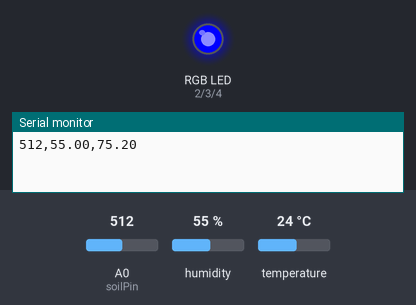
A sketch run on a simulated Arduino Uno, built with avr-gcc and run on an emulated ATmega328P. On the bench: an RGB LED mixed from three pins (HIGH = lit), the last lines printed to the serial monitor. Inputs (shaded band) come from the test bench; at power-on: humidity 55 %, A0 (soilPin) = 512, temperature 24 °C. Pins used as bus, display or sensor lines are not drawn.

Above: at 3.0 s.
3.1 s: humidity set to 42 %
5.7 s: humidity set to 39 %
At 7.1 s:
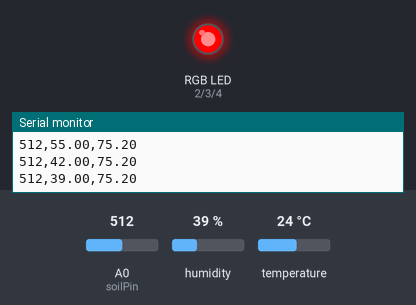
8.3 s: humidity set to 41 %
At 10.3 s:
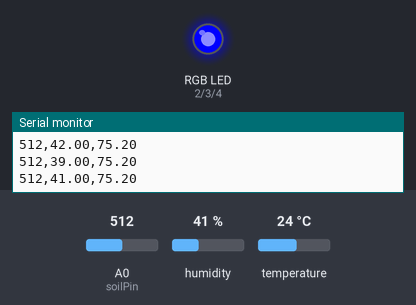
10.6 s: humidity set to 22 %
At 12.5 s:
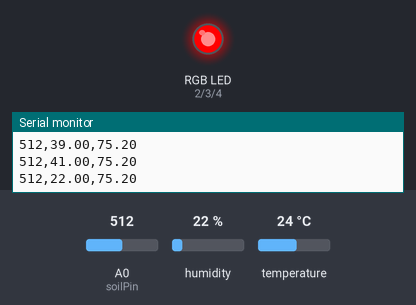
Timing chart, 0 to 14.0 s (numbered marks = the images above; inputs shaded):
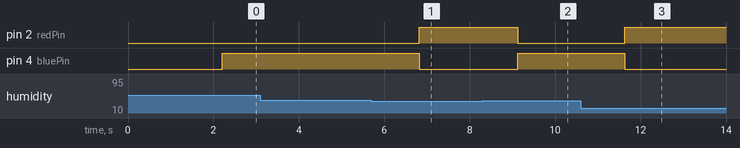

Measured:
- the behaviour switches between 41 and 40 % on humidity (found by bisection; images 0 and 1)
- after the input at 5.7 s, pin 2 (redPin): LOW → HIGH after 1.1 s; pin 4 (bluePin): HIGH → LOW after 1.1 s
- after the input at 8.3 s, pin 2 (redPin): HIGH → LOW after 0.83 s; pin 4 (bluePin): LOW → HIGH after 0.83 s
- after the input at 10.6 s, pin 2 (redPin): LOW → HIGH after 1.0 s; pin 4 (bluePin): HIGH → LOW after 1.0 s

The sketch:

humidity.ino
```cpp
#include <DHT.h>
#include <DHT_U.h>

//original code from https://www.makerguides.com/dht11-dht22-arduino-tutorial/
//polkadot plants prefer temperature between 70 & 80 and humidity above 50%)


// Include the libraries:
#include <Adafruit_Sensor.h>
// Set DHT pin:
#define DHTPIN 7
// Set DHT type
#define DHTTYPE DHT22   // DHT 22  (AM2302)

// Initialize DHT sensor
DHT dht = DHT(DHTPIN, DHTTYPE);
int val = 0; //value for storing moisture value
int soilPin = A0;//Declare a variable for the soil moisture sensor
int soilPower = 6;//Variable for Soil moisture Power
const int numReadings = 60;

int readings[numReadings];      // the readings from the analog input
int readIndex = 0;              // the index of the current reading
int total = 0;                  // the running total
int average = 0;                // the average

const int redPin = 2; // red led pin on ~D2
const int greenPin = 3; // green led pin on ~D3
const int bluePin = 4; // blue led pin on ~D4

unsigned long previousMillis = 0;
unsigned long myTime;
float humidity;
float t;
float f;
const long interval = 10000;   // milliseconds
void setup() {
  pinMode(redPin, OUTPUT);
  pinMode(greenPin, OUTPUT);
  pinMode(bluePin, OUTPUT);
  Serial.begin(9600);

  // Setup sensor:
  dht.begin();
  pinMode(soilPower, OUTPUT);//Set D7 as an OUTPUT
  digitalWrite(soilPower, LOW);//Set to LOW so no power is flowing through the sensor
  for (int thisReading = 0; thisReading < numReadings; thisReading++) {
    readings[thisReading] = 0;
  }
}

void loop() {
  // Wait a few seconds between measurements:
  delay(2000);

  unsigned long currentMillis = millis();

  //use millis so only call the soil moisture every 10 seconds (interval)
  if (currentMillis - previousMillis >= interval) {
    int ledState = LOW;
    if (readSoil() <= 175) {
      ledState = HIGH;
      //digitalWrite(ledPin, HIGH);   // turn the LED on (HIGH is the voltage level)
      //  Serial.println("water your plant");
    }
    else if (readSoil() > 175) {
      //digitalWrite(ledPin,LOW);
    }
  //  Serial.print("Soil Moisture = ");
    ////get soil moisture value from the function below and print it
 //   Serial.println(readSoil());

    previousMillis = currentMillis;

  }
  // Reading temperature or humidity takes about 250 milliseconds!
  // Sensor readings may also be up to 2 seconds 'old' (its a very slow sensor)

  // Read the humidity in %:
  humidity = dht.readHumidity();
  // Read the temperature as Celsius:
  t = dht.readTemperature();
  // Read the temperature as Fahrenheit:
  f = dht.readTemperature(true);

  // Check if any reads failed and exit early (to try again):
  if (isnan(humidity) || isnan(t) || isnan(f)) {
    Serial.println("Failed to read from DHT sensor!");
    return;
  }

  // Compute heat index in Fahrenheit (default):
  float hif = dht.computeHeatIndex(f, humidity);
  // Compute heat index in Celsius:
  float hic = dht.computeHeatIndex(t, humidity, false);

  //polkadot plants prefer temperature between 70 & 80 and humidity above 50%)

if((readSoil() >= 50 && readSoil() <= 300) && (f >= 69 && f <= 75)){
  //  Serial.println("above 180 and less than 300 moisture");
    RGB_color(0, 255, 0); // green
}

else if(humidity >40 && humidity <=59){
   RGB_color(0, 0, 255); // blue

}

else{
  RGB_color(255, 0, 0); // red
}

//if humidity is not accurate turn blue
//if temperature is not right turn yellow
//if need water turn magenta
//if all bad turn red


//  Serial.print("Soil Moisture: ");
//
Serial.print(readSoil());
//  Serial.print("Humidity: ");
Serial.print(',');
 Serial.print(humidity);
 Serial.print(',');
//  Serial.print(" % ");
//  Serial.print("Temperature: ");
 //Serial.print(t);
//  Serial.print(" \xC2\xB0");
//  Serial.print("C | ");
 Serial.println(f);
//  Serial.print(" \xC2\xB0");
//  Serial.print("F ");
//  Serial.print("Heat index: ");
//  Serial.print(hic);
//  Serial.print(" \xC2\xB0");
//  Serial.print("C | ");
//  Serial.print(hif);
//  Serial.print(" \xC2\xB0");
//  Serial.println("F");


//  RGB_color(255, 0, 0); // Red
//  delay(1000);
//  RGB_color(0, 255, 0); // Green
//  delay(1000);
//  RGB_color(0, 0, 255); // Blue
//  delay(1000);
//  RGB_color(255, 255, 125); // Raspberry
//  delay(1000);
//  RGB_color(0, 255, 255); // Cyan
//  delay(1000);
//  RGB_color(255, 0, 255); // Magenta
//  delay(1000);
//  RGB_color(255, 255, 0); // Yellow
//  delay(1000);
//  RGB_color(255, 255, 255); // White
//  delay(1000);
}


//This is a function used to get the soil moisture content
int readSoil() {
  digitalWrite(soilPower, HIGH);//turn D7 "On"
  delay(100);//wait 10 milliseconds
  val = analogRead(soilPin);//Read the SIG value form sensor
  digitalWrite(soilPower, LOW);//turn D7 "Off"
  return val;//send current moisture value

}


int calcAvg() {
  // subtract the last reading:
  total = total - readings[readIndex];
  // read from the sensor:
  readings[readIndex] = analogRead(soilPin);
  // add the reading to the total:
  total = total + readings[readIndex];
  // advance to the next position in the array:
  readIndex = readIndex + 1;

  // if we're at the end of the array...
  if (readIndex >= numReadings) {
    // ...wrap around to the beginning:
    readIndex = 0;
  }
  // calculate the average:
  average = total / numReadings;
  // send it to the computer as ASCII digits
  //Serial.println(average);
  delay(1);        // delay in between reads for stability
  return average;

}

void RGB_color(int red_light_value, int green_light_value, int blue_light_value)
{
  //Serial.println("reading colors");
  analogWrite(redPin, red_light_value);
  analogWrite(greenPin, green_light_value);
  analogWrite(bluePin, blue_light_value);
}
```
